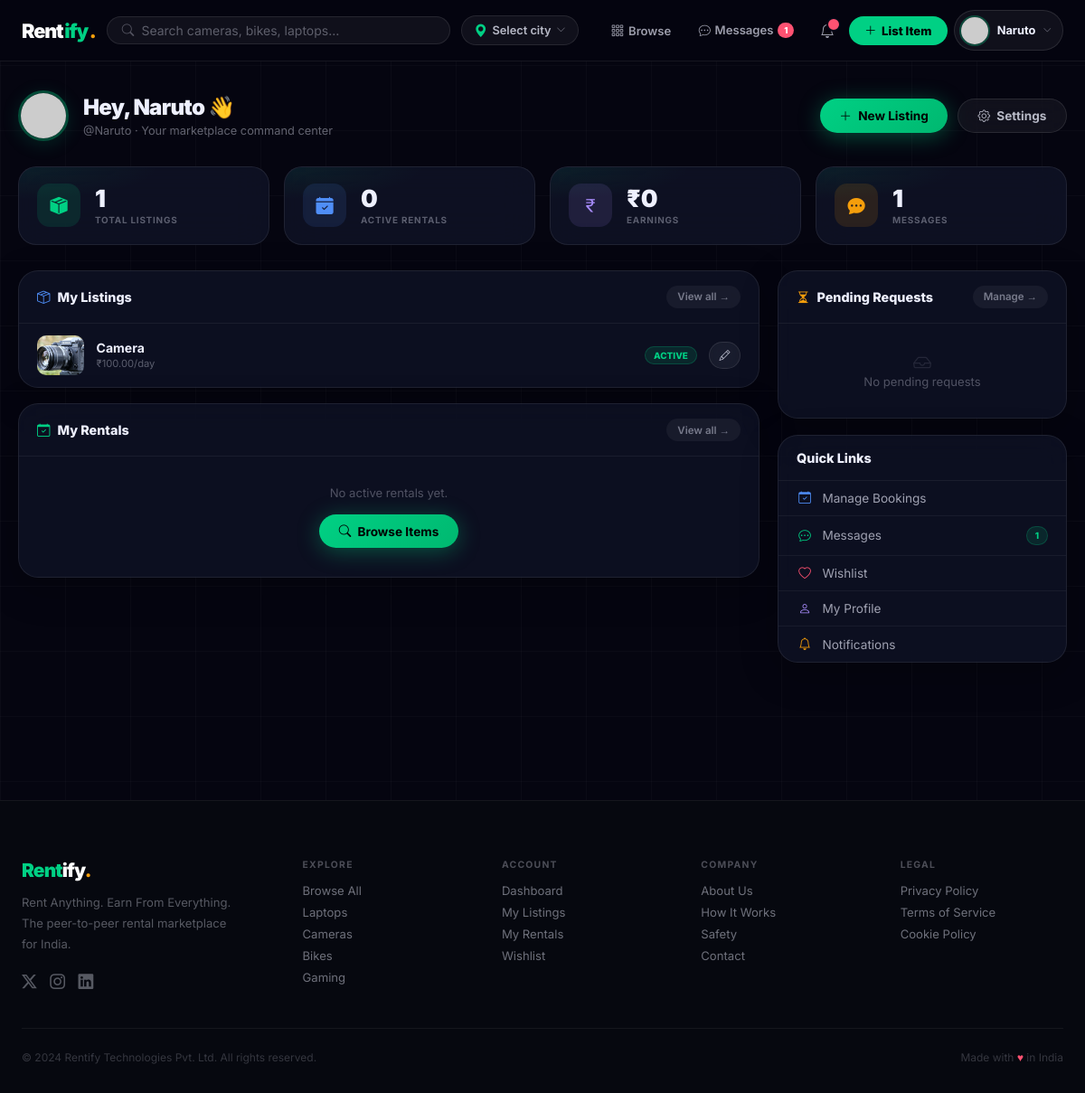
The page /accounts/dashboard/ (signed in) on the database as committed earlier.
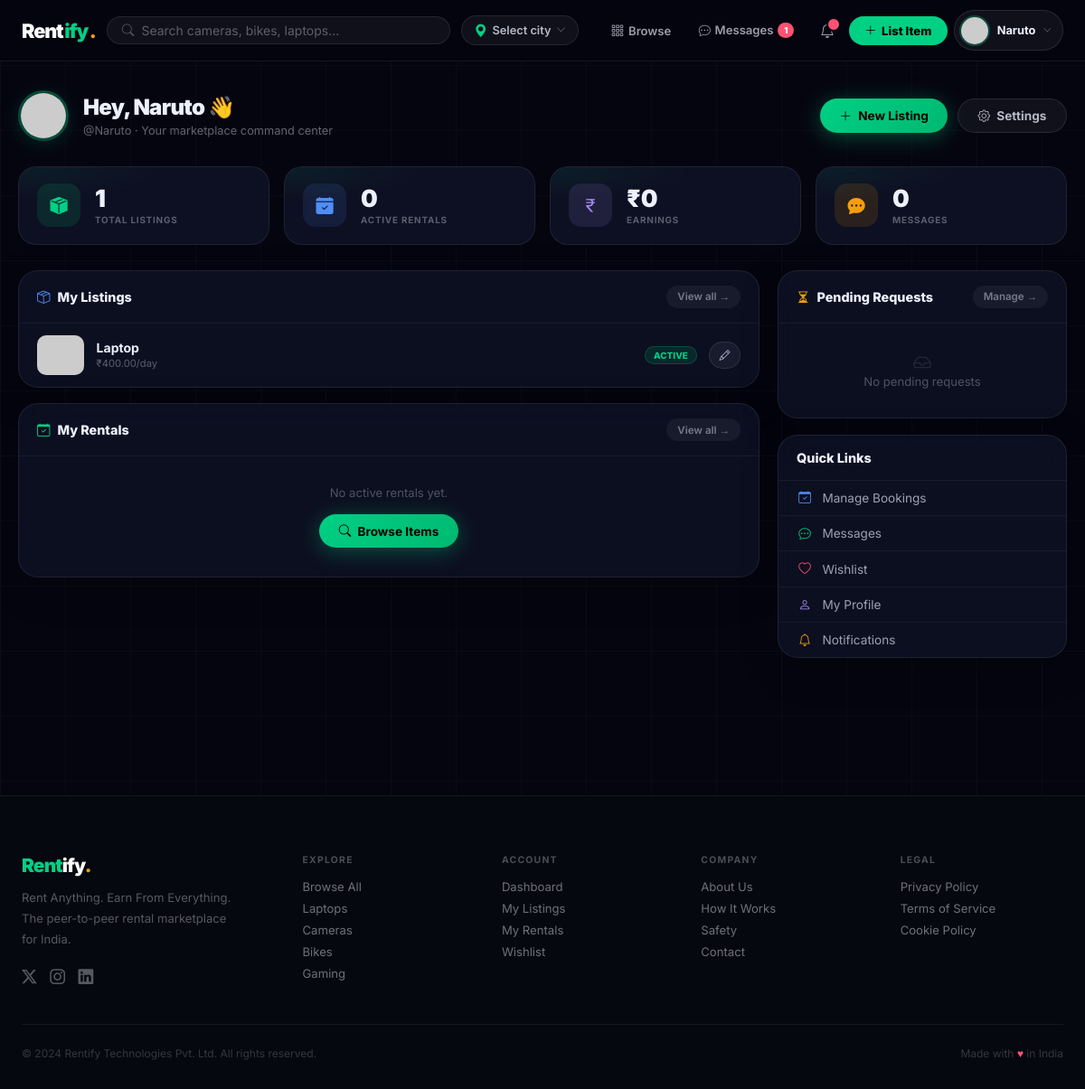
The same page on the database as committed later.
### listings/models.py (models this page shows, shortened)
class Product(models.Model):
    owner = models.ForeignKey(User, on_delete=models.CASCADE, related_name='listings')
    title = models.CharField(max_length=200)
    category = models.CharField(max_length=50, choices=CATEGORY_CHOICES, default='other')
    description = models.TextField()
    location = models.CharField(max_length=200, help_text='Public display: city/area only')
    state = models.CharField(max_length=100, blank=True, default='')
    city = models.CharField(max_length=100, blank=True, default='')
    area_locality = models.CharField(max_length=120, blank=True, default='')
    address_private = models.CharField(max_length=300, blank=True, default='')
    price_per_day = models.DecimalField(max_digits=10, decimal_places=2)
    price_per_week = models.DecimalField(max_digits=10, decimal_places=2, null=True, blank=True)
    price_per_month = models.DecimalField(max_digits=10, decimal_places=2, null=True, blank=True)
    security_deposit = models.DecimalField(max_digits=10, decimal_places=2, default=0)
    is_available = models.BooleanField(default=True)
    rating = models.DecimalField(max_digits=3, decimal_places=2, default=0.00)
    total_reviews = models.IntegerField(default=0)
    views_count = models.IntegerField(default=0)
    is_flagged = models.BooleanField(default=False)
    flag_reason = models.CharField(max_length=200, blank=True)
    created_at = models.DateTimeField(auto_now_add=True)
    updated_at = models.DateTimeField(auto_now=True)
    class Meta:
        ordering = ['-created_at']
    def get_primary_image(self):
        img = self.images.filter(is_primary=True).first() or self.images.first()
        return img.image.url if img else static('images/no-image.svg')

class ProductImage(models.Model):
    product = models.ForeignKey(Product, on_delete=models.CASCADE, related_name='images')
    image = models.ImageField(upload_to='products/')
    is_primary = models.BooleanField(default=False)
    order = models.IntegerField(default=0)
    uploaded_at = models.DateTimeField(auto_now_add=True)
    class Meta:
        ordering = ['order', 'uploaded_at']

### accounts/views.py (the view)
# urls.py: path('dashboard/',        views.dashboard_view,      name='dashboard'),
@login_required
def dashboard_view(request):
    user = request.user
    my_listings       = Product.objects.filter(owner=user)
    pending_requests  = Booking.objects.filter(product__owner=user, status='pending')
    active_rentals    = Booking.objects.filter(product__owner=user, status='approved')
    my_bookings       = Booking.objects.filter(renter=user).select_related('product').order_by('-created_at')[:5]
    total_earnings    = user.profile.total_earnings
    recent_bookings   = Booking.objects.filter(product__owner=user).order_by('-created_at')[:5]
    my_rentals_active = Booking.objects.filter(
        renter=user, status__in=['pending', 'approved', 'active']
    ).count()
    messages_unread = Message.objects.filter(
        conversation__participants=user,
        is_read=False,
    ).exclude(sender=user).count()
    context = {
        'my_listings':        my_listings,
        'my_listings_count':  my_listings.count(),
        'pending_requests':   pending_requests,
        'pending_count':      pending_requests.count(),
        'active_rentals_count': active_rentals.count(),
        'my_rentals_active':  my_rentals_active,
        'my_bookings':        my_bookings,
        'total_earnings':     total_earnings,
        'recent_bookings':    recent_bookings,
        'messages_unread':    messages_unread,
    }
    return render(request, 'accounts/dashboard.html', context)

### accounts/models.py (called while the page is built)
    def get_photo_url(self):
        if self.profile_photo:
            return self.profile_photo.url
        return '/static/images/default-avatar.png'

### listings/context_processors.py (called while the page is built)
def browse_location_processor(request):
    return {'browse_location': (request.session.get('browse_location') or '').strip()}

### notifications/context_processors.py (called while the page is built)
def notifications_processor(request):
    ctx = {
        'unread_notifications': [],
        'unread_count': 0,
        'user_listings_count': 0,
        'user_wishlist_count': 0,
        'user_messages_unread': 0,
        'footer_sections': _footer_sections(request),
    }
    if request.user.is_authenticated:
        user = request.user
        ctx['unread_notifications'] = Notification.objects.filter(
            recipient=user, is_read=False
        ).order_by('-created_at')[:8]
        ctx['unread_count'] = Notification.objects.filter(
            recipient=user, is_read=False
        ).count()
        ctx.update(_user_menu_stats(user))
    return ctx

### subscriptions/context_processors.py (called while the page is built)
def premium_processor(request):
    try:
        if not request.user.is_authenticated:
            return dict(_SAFE_DEFAULT)
        return premium_context(request.user)
    except Exception:
        return dict(_SAFE_DEFAULT)

### templates/accounts/dashboard.html (shortened to what the changed rows need)
{% extends 'base.html' %}
{% load static %}
{% block body_class %}page-dashboard{% endblock %}
{% block content %}
<div class="dash-app">
  <header class="dash-top">
    <div class="dash-top-user">
      <div>
        <h1 class="dash-top-title">Hey, {{ request.user.first_name|default:request.user.username }} 👋</h1>
      </div>
    </div>
  </header>
  <div class="dash-stats">
    <a href="{% url 'inbox' %}" class="dash-stat">
      <div>
        <div class="dash-stat-val">{{ messages_unread }}</div>
        <div class="dash-stat-lbl">Messages</div>
      </div>
    </a>
  </div>
  <div class="dash-grid">
    <div>
      <div class="dash-panel">
        {% if my_listings %}
          {% for listing in my_listings|slice:":4" %}
          <div class="dash-row" style="cursor:default;">
            <img src="{{ listing.get_primary_image }}" alt=""
                 onerror="this.src='https://placehold.co/52x44/101428/4F8EF7?text=📦'">
            <div style="flex:1;min-width:0;">
              <a href="{% url 'product_detail' listing.pk %}" style="font-weight:700;font-size:.875rem;color:#EEF0FF;display:block;white-space:nowrap;overflow:hidden;text-overflow:ellipsis;text-decoration:none;">{{ listing.title }}</a>
              <div style="font-size:.7rem;color:rgba(238,240,255,.35);margin-top:.15rem;">₹{{ listing.price_per_day }}/day</div>
            </div>
            {% if listing.is_available %}
            <span class="dash-chip dash-chip--green">Active</span>
            {% else %}
            <span class="dash-chip" style="background:rgba(255,255,255,.06);color:rgba(238,240,255,.4);border:1px solid rgba(255,255,255,.1);">Paused</span>
            {% endif %}
            <a href="{% url 'edit_listing' listing.pk %}" class="dash-btn dash-btn--ghost" style="padding:.4rem .65rem;font-size:.75rem;"><i class="bi bi-pencil"></i></a>
          </div>
          {% endfor %}
        {% else %}
        <div class="dash-empty-mini">
          <p style="margin-bottom:1rem;">No listings yet — start earning from what you own.</p>
          <a href="{% url 'create_listing' %}" class="dash-btn dash-btn--primary"><i class="bi bi-plus-circle"></i> Create Listing</a>
        </div>
        {% endif %}
      </div>
    </div>
    <aside>
      <div class="dash-panel">
        <a href="{% url 'inbox' %}" class="dash-ql">
          <i class="bi bi-chat-dots" style="color:#00D084;"></i> Messages
          {% if messages_unread > 0 %}<span class="dash-chip dash-chip--green" style="margin-left:auto;">{{ messages_unread }}</span>{% endif %}
        </a>
      </div>
    </aside>
  </div>
</div>
{% endblock %}

Rows that differ between the two databases and show on the page:
removed Product: get_primary_image (picture), title "Camera", price_per_day "100.00", is_available "ACTIVE"
added Product: title "Laptop", price_per_day "400.00", is_available "ACTIVE"
Other text that changed with them:
{{ messages_unread }}: "1" → "0"
{{ messages_unread }}: "1" → (not shown)
